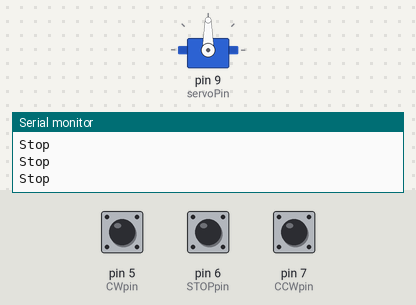
Bench run of a sketch on a simulated Arduino Uno, built with avr-gcc and run on an emulated ATmega328P. Shown: servo, the last lines printed to the serial monitor. The inputs (shaded band) are chosen by the test bench; at power-on: pin 5 (CWpin) HIGH, pin 7 (CCWpin) HIGH, pin 6 (STOPpin) HIGH.

Above: at 1.2 s.
1.3 s: pin 5 (CWpin) pulled LOW for 0.15 s
At 2.3 s:
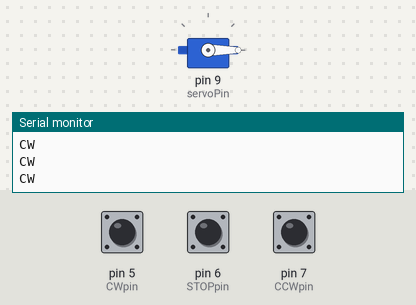
2.9 s: pin 7 (CCWpin) pulled LOW for 0.15 s
At 3.6 s:
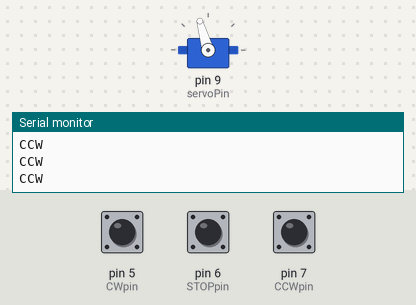
4.5 s: pin 6 (STOPpin) pulled LOW for 0.15 s
At 5.0 s:
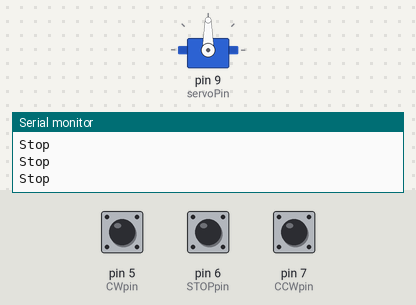
6.1 s: pin 5 (CWpin) pulled LOW for 1 s
At 7.5 s:
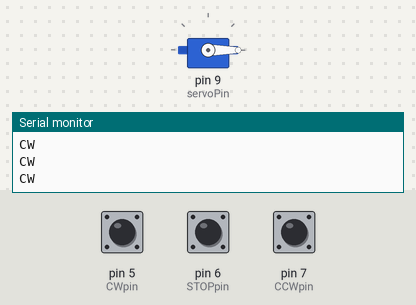
8.6 s: pin 6 (STOPpin) pulled LOW for 1 s
At 9.7 s:
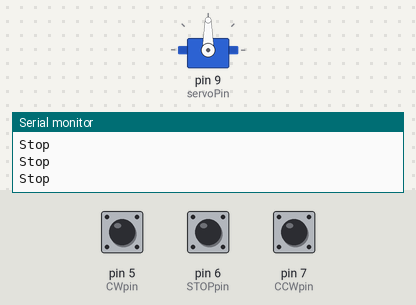
Timing chart, 0 to 11.6 s (numbered marks = the images above; inputs shaded):
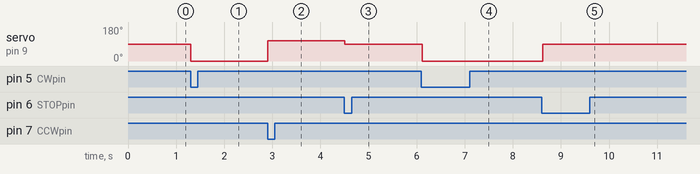

The sketch:

Servo_Motor_with_Push_button.ino
```cpp
#include <Servo.h>

Servo myservo;  // create servo object to control a servo

int servoPin = 9;// this servo pin must be  those with PWM ~


#define STOPpin 6 // push button pin  for STOP any of digital pin
#define CWpin 5 //  push button for CW any of digital pin
#define CCWpin 7 // push button for CCW any of digital pin

int sc[]={106,90, 0};// servo commands are in order if your servo does not stop you need to change stop number.
        //CCW, STOP,CW

String scText[]={"CCW","Stop","CW"};// define texts for 3 action
int statusText;
int CWBS, CCWBS, SBS;
      //CW button status (CWBS)
      //CCW button status (CCWBS)
      //stop button status (SBS)

void setup() {
  Serial.begin(9600);
  pinMode(STOPpin,INPUT_PULLUP);// set pin for push button STOP
  pinMode(CCWpin,INPUT_PULLUP);// set pin for push button CCW
  pinMode(CWpin,INPUT_PULLUP);// set pin for push button CW

  myservo.attach(servoPin);  // attaches the servo on pin 9 to the servo object
  myservo.write(sc[1]);// send STOP command
  statusText=1;// initial value is STOP
}


void loop() {

    CCWBS = digitalRead(CCWpin);// read status of button CCW
    SBS = digitalRead(STOPpin);// read status of button STOP
    CWBS = digitalRead(CWpin);// read status of button CW

    if(CCWBS ==LOW)
    {
      servoCommand(0);
    }else if(SBS ==LOW)
    {
      servoCommand(1);
    }else if(CWBS ==LOW)
    {
      servoCommand(2);
    }

  Serial.println(scText[statusText]);
  delay(50);
}// loop


void servoCommand(int n)
{
   statusText = n;
   myservo.write(sc[n]);
   Serial.print("Going to  ");
   Serial.print(scText[n]);
   Serial.print( "(");
   Serial.print(sc[n]);
   Serial.println(")");
}
```

Measured:
- after the input at 1.3 s, servo on pin 9 (servoPin): 90° → 0° at once
- after the input at 2.9 s, servo on pin 9 (servoPin): 0° → 106° at once
- after the input at 4.5 s, servo on pin 9 (servoPin): 106° → 90° at once
- after the input at 6.1 s, servo on pin 9 (servoPin): 90° → 0° at once
- after the input at 8.6 s, servo on pin 9 (servoPin): 0° → 90° at once
